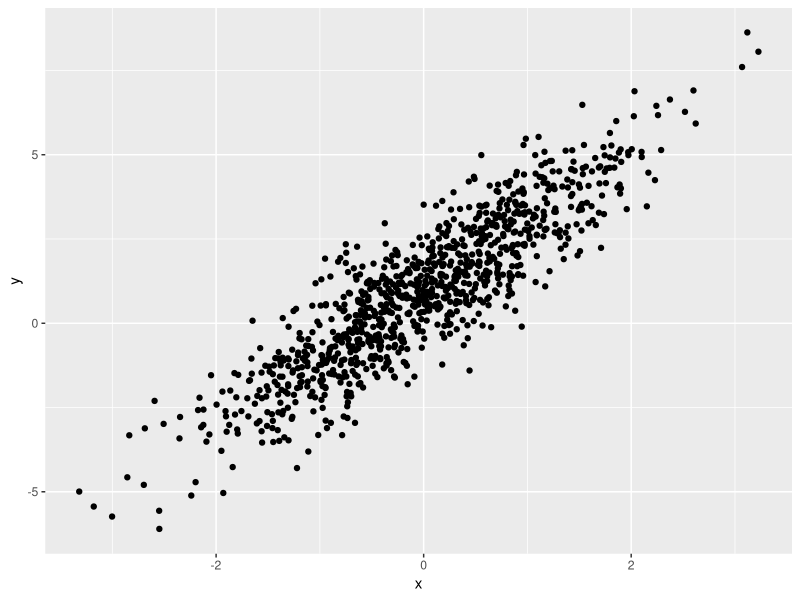

Write the R code that produced this figure.
## ---- chunk 1
library(tidyverse)
## ---- chunk 2
samp = rnorm(100)
length(samp)
## ---- chunk 3
plot_df <- 
  tibble(
    x = rnorm(n = 1000),
    y = 1 + 2 * x + rnorm(n =1000)
  )

ggplot(plot_df,aes(x = x, y = y)) + geom_point()
